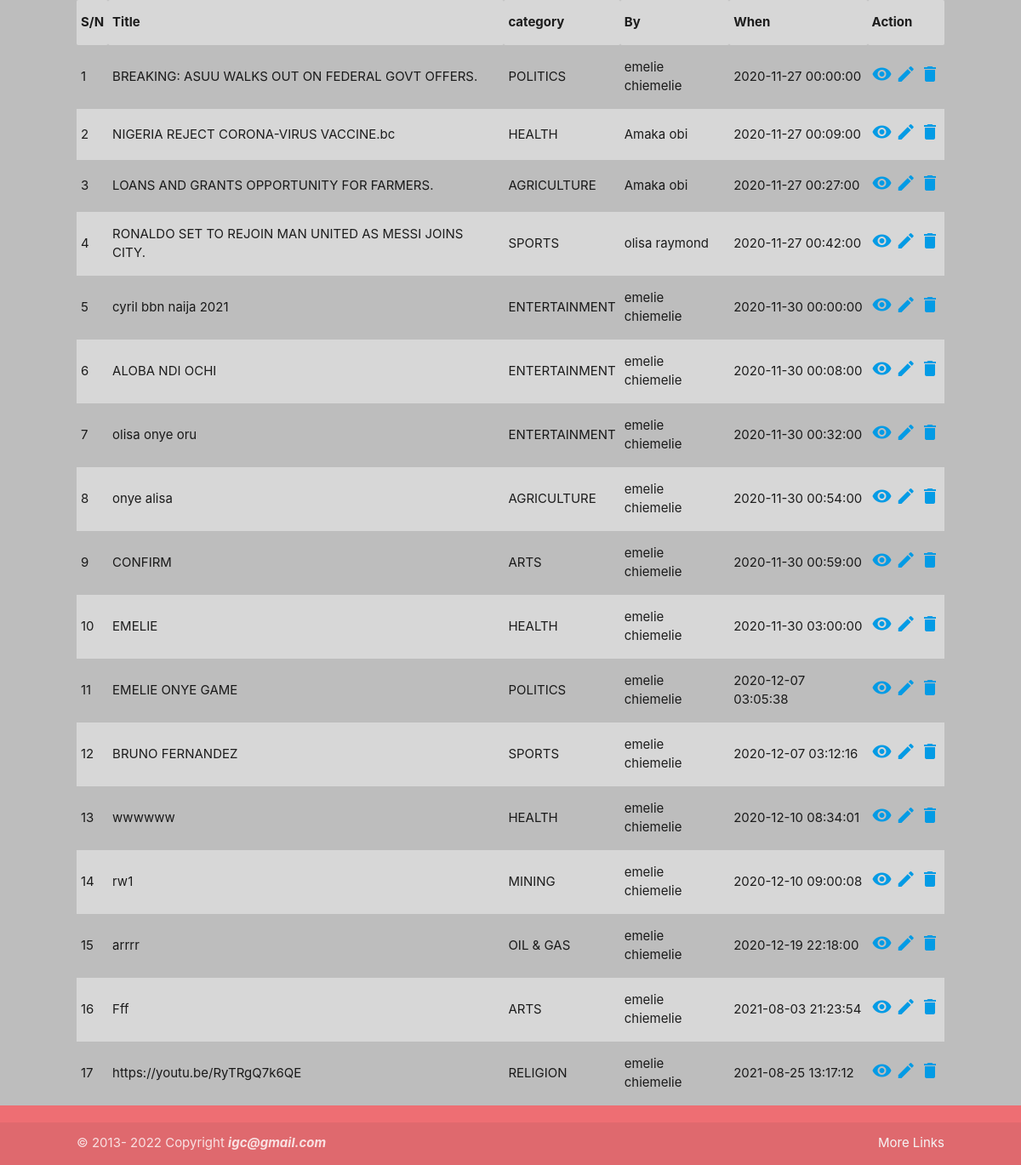
The page /phpTut8/admin.php (signed in) on the database its author committed.
### tables this page shows
CREATE TABLE `articles` (
  `id` int(11) UNSIGNED NOT NULL,
  `title` varchar(100) NOT NULL,
  `article` text NOT NULL,
  `userId` int(11) NOT NULL,
  `catId` int(3) NOT NULL,
  `datePosted` datetime NOT NULL DEFAULT CURRENT_TIMESTAMP,
  `fileName` varchar(75) DEFAULT NULL
);

CREATE TABLE `categories` (
  `id` int(3) UNSIGNED NOT NULL,
  `category` varchar(100) NOT NULL
);

CREATE TABLE `users` (
  `id` int(11) UNSIGNED NOT NULL,
  `firstname` varchar(30) NOT NULL,
  `lastname` varchar(30) NOT NULL,
  `email` varchar(50) NOT NULL,
  `othername` varchar(30) DEFAULT NULL,
  `password` varchar(32) DEFAULT NULL,
  `gender` enum('M','F') NOT NULL,
  `stateId` int(3) NOT NULL,
  `dateCreated` date NOT NULL
);

### phpTut8/admin.php (the view, shortened to what this page needs)
<?php
    include 'partials/header.php';
    if(isset($_SESSION['loggedIn'])){
        require '../phpTutsDBConfig.php';
        $res = $db->query('SELECT articles.id, articles.article, articles.datePosted, articles.title, users.firstname, users.lastname, categories.id as catId,  categories.category FROM articles, users, categories WHERE articles.userId = users.id AND articles.catId = categories.id');
        $nmRws = $res->num_rows;
        echo '<div class="container">';
            echo '<table class="striped">
                    <tr>
                        <th>S/N</th>
                        <th>Title</th>
                        <th>category</th>
                        <th>By</th>
                        <th>When</th>
                        <th>Action</th>
                    </tr>';
            if($nmRws > 0){
                $a = 1;
                while($rw = $res->fetch_assoc()){
                    echo '<tr>
                            <td>'.$a.'</td>
                            <td>'.$rw['title'].'</td>
                            <td>'.$rw['category'].'</td>
                            <td>'.$rw['firstname'].' '.$rw['lastname'].'</td>
                            <td>'.$rw['datePosted'].'</td>
                            <td data-id="'.$rw['id'].'" data-title="'.$rw['title'].'" data-article="'.$rw['article'].'" data-catId="'.$rw['catId'].'">
                                <a href="#"><i class="material-icons">visibility</i></a>
                                <a href="#" class="showEditBlogModal"><i class="material-icons">edit</i></a>
                                <a href="#"><i class="material-icons">delete</i></a>
                            </td>
                        </tr>';
                    $a++;
                }
            } else {
                echo '<tr><td colspan="5">No blog article created yet.</td></tr>';
            }
            echo '</table>';
        echo '</div>';
    } else {
        header('location: index.php');
    }
    include 'partials/footer.php';
?>

### phpTut8/partials/header.php (shortened to what this page needs)
<!DOCTYPE html>
<html lang="en">
<head>
    <link rel="stylesheet" href="css/materialize.min.css">
    <link rel="stylesheet" href="fonts/material-icons.css">
    <link rel="stylesheet" href="css/jbTut.css">
</head>
<body class="grey lighten-1">

### phpTut8/partials/footer.php (shortened to what this page needs)
  <footer class="page-footer">
          <div class="footer-copyright">
            <div class="container">
            &copy; 2013- <?php  $today = date("Y");  echo  $today ?> Copyright <i><b> igc@gmail.com </b></i>
            <a class="grey-text text-lighten-4 right" href="#!">More Links</a>
            </div>
          </div>
        </footer>
</body>
</html>

### phpTut8/css/jbTut.css (style rules this page uses)
:root { --jbForum:#22075c; --primary:#05660d; }
.container { width: 85%; }

### phpTut8/partials/header.php (style rules this page uses)
html, body { margin: 0px; padding: 0px; }

### rows shown on the page
articles: title "BREAKING: ASUU WALKS OUT ON FEDERAL GOVT OFFERS.", categories.category "POLITICS", userId.firstname "emelie", userId.lastname "chiemelie", datePosted "2020-11-27 00:00:00"
articles: title "NIGERIA REJECT CORONA-VIRUS VACCINE.bc", categories.category "HEALTH", userId.firstname "Amaka", userId.lastname "obi", datePosted "2020-11-27 00:09:00"
articles: title "LOANS AND GRANTS OPPORTUNITY FOR FARMERS.", categories.category "AGRICULTURE", userId.firstname "Amaka", userId.lastname "obi", datePosted "2020-11-27 00:27:00"
articles: title "RONALDO SET TO REJOIN MAN UNITED AS MESSI JOINS CITY.", categories.category "SPORTS", userId.firstname "olisa", userId.lastname "raymond", datePosted "2020-11-27 00:42:00"
articles: title "cyril bbn naija 2021", categories.category "ENTERTAINMENT", userId.firstname "emelie", userId.lastname "chiemelie", datePosted "2020-11-30 00:00:00"
articles: title "ALOBA NDI OCHI", categories.category "ENTERTAINMENT", userId.firstname "emelie", userId.lastname "chiemelie", datePosted "2020-11-30 00:08:00"
articles: title "olisa onye oru", categories.category "ENTERTAINMENT", userId.firstname "emelie", userId.lastname "chiemelie", datePosted "2020-11-30 00:32:00"
articles: title "onye alisa", categories.category "AGRICULTURE", userId.firstname "emelie", userId.lastname "chiemelie", datePosted "2020-11-30 00:54:00"
articles: title "CONFIRM", categories.category "ARTS", userId.firstname "emelie", userId.lastname "chiemelie", datePosted "2020-11-30 00:59:00"
articles: title "EMELIE", categories.category "HEALTH", userId.firstname "emelie", userId.lastname "chiemelie", datePosted "2020-11-30 03:00:00"
articles: title "EMELIE ONYE GAME", categories.category "POLITICS", userId.firstname "emelie", userId.lastname "chiemelie", datePosted "2020-12-07 03:05:38"
articles: title "BRUNO FERNANDEZ", categories.category "SPORTS", userId.firstname "emelie", userId.lastname "chiemelie", datePosted "2020-12-07 03:12:16"
articles: title "wwwwww", categories.category "HEALTH", userId.firstname "emelie", userId.lastname "chiemelie", datePosted "2020-12-10 08:34:01"
articles: title "rw1", categories.category "MINING", userId.firstname "emelie", userId.lastname "chiemelie", datePosted "2020-12-10 09:00:08"
articles: title "arrrr", categories.category "OIL & GAS", userId.firstname "emelie", userId.lastname "chiemelie", datePosted "2020-12-19 22:18:00"
articles: title "Fff", categories.category "ARTS", userId.firstname "emelie", userId.lastname "chiemelie", datePosted "2021-08-03 21:23:54"
articles: title "https://youtu.be/RyTRgQ7k6QE", categories.category "RELIGION", userId.firstname "emelie", userId.lastname "chiemelie", datePosted "2021-08-25 13:17:12"
